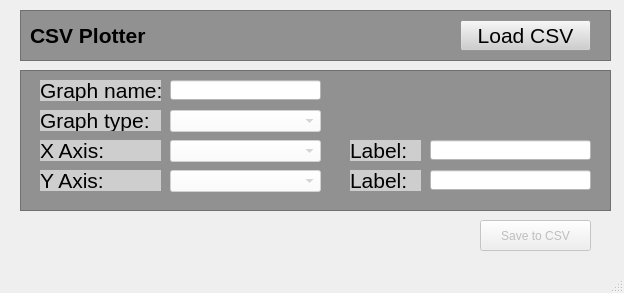
<?xml version="1.0" encoding="UTF-8"?>
<ui version="4.0">
 <class>MainWindow</class>
 <widget class="QMainWindow" name="MainWindow">
  <property name="geometry">
   <rect>
    <x>0</x>
    <y>0</y>
    <width>624</width>
    <height>293</height>
   </rect>
  </property>
  <property name="windowTitle">
   <string>CSV Plotter</string>
  </property>
  <widget class="QWidget" name="centralwidget">
   <widget class="QFrame" name="top_frame">
    <property name="geometry">
     <rect>
      <x>20</x>
      <y>10</y>
      <width>591</width>
      <height>51</height>
     </rect>
    </property>
    <property name="font">
     <font>
      <pointsize>16</pointsize>
      <weight>75</weight>
      <bold>true</bold>
     </font>
    </property>
    <property name="styleSheet">
     <string notr="true">background-color: rgb(145, 145, 145);</string>
    </property>
    <property name="frameShape">
     <enum>QFrame::StyledPanel</enum>
    </property>
    <property name="frameShadow">
     <enum>QFrame::Raised</enum>
    </property>
    <widget class="QLabel" name="top_label">
     <property name="geometry">
      <rect>
       <x>10</x>
       <y>10</y>
       <width>191</width>
       <height>31</height>
      </rect>
     </property>
     <property name="font">
      <font>
       <pointsize>16</pointsize>
       <weight>75</weight>
       <bold>true</bold>
      </font>
     </property>
     <property name="frameShape">
      <enum>QFrame::NoFrame</enum>
     </property>
     <property name="text">
      <string>CSV Plotter</string>
     </property>
    </widget>
    <widget class="QPushButton" name="load_csv_pushButton">
     <property name="geometry">
      <rect>
       <x>440</x>
       <y>10</y>
       <width>131</width>
       <height>31</height>
      </rect>
     </property>
     <property name="font">
      <font>
       <pointsize>16</pointsize>
      </font>
     </property>
     <property name="styleSheet">
      <string notr="true">background-color: rgb(206, 206, 206);</string>
     </property>
     <property name="text">
      <string>Load CSV</string>
     </property>
    </widget>
    <widget class="QLabel" name="loaded_csv_label">
     <property name="geometry">
      <rect>
       <x>160</x>
       <y>10</y>
       <width>281</width>
       <height>31</height>
      </rect>
     </property>
     <property name="font">
      <font>
       <pointsize>16</pointsize>
       <italic>true</italic>
      </font>
     </property>
     <property name="layoutDirection">
      <enum>Qt::LeftToRight</enum>
     </property>
     <property name="text">
      <string/>
     </property>
    </widget>
   </widget>
   <widget class="QFrame" name="bottom_frame">
    <property name="geometry">
     <rect>
      <x>20</x>
      <y>70</y>
      <width>591</width>
      <height>141</height>
     </rect>
    </property>
    <property name="font">
     <font>
      <pointsize>16</pointsize>
      <weight>75</weight>
      <bold>true</bold>
     </font>
    </property>
    <property name="styleSheet">
     <string notr="true">background-color: rgb(145, 145, 145);</string>
    </property>
    <property name="frameShape">
     <enum>QFrame::StyledPanel</enum>
    </property>
    <property name="frameShadow">
     <enum>QFrame::Raised</enum>
    </property>
    <widget class="QLabel" name="x_axis_selection_label">
     <property name="geometry">
      <rect>
       <x>20</x>
       <y>70</y>
       <width>121</width>
       <height>21</height>
      </rect>
     </property>
     <property name="font">
      <font>
       <pointsize>16</pointsize>
      </font>
     </property>
     <property name="styleSheet">
      <string notr="true">background-color: rgb(206, 206, 206);</string>
     </property>
     <property name="text">
      <string>X Axis:</string>
     </property>
    </widget>
    <widget class="QLabel" name="y_axis_selection_label">
     <property name="geometry">
      <rect>
       <x>20</x>
       <y>100</y>
       <width>121</width>
       <height>21</height>
      </rect>
     </property>
     <property name="font">
      <font>
       <pointsize>16</pointsize>
      </font>
     </property>
     <property name="styleSheet">
      <string notr="true">background-color: rgb(206, 206, 206);</string>
     </property>
     <property name="text">
      <string>Y Axis:</string>
     </property>
    </widget>
    <widget class="QLabel" name="x_axis_name_label">
     <property name="geometry">
      <rect>
       <x>330</x>
       <y>70</y>
       <width>71</width>
       <height>21</height>
      </rect>
     </property>
     <property name="font">
      <font>
       <pointsize>16</pointsize>
      </font>
     </property>
     <property name="styleSheet">
      <string notr="true">background-color: rgb(206, 206, 206);</string>
     </property>
     <property name="text">
      <string>Label:</string>
     </property>
    </widget>
    <widget class="QLabel" name="y_axis_name_label">
     <property name="geometry">
      <rect>
       <x>330</x>
       <y>100</y>
       <width>71</width>
       <height>21</height>
      </rect>
     </property>
     <property name="font">
      <font>
       <pointsize>16</pointsize>
      </font>
     </property>
     <property name="styleSheet">
      <string notr="true">background-color: rgb(206, 206, 206);</string>
     </property>
     <property name="text">
      <string>Label:</string>
     </property>
    </widget>
    <widget class="QComboBox" name="x_axis_comboBox">
     <property name="enabled">
      <bool>false</bool>
     </property>
     <property name="geometry">
      <rect>
       <x>150</x>
       <y>70</y>
       <width>151</width>
       <height>22</height>
      </rect>
     </property>
     <property name="styleSheet">
      <string notr="true">background-color: rgb(255, 255, 255);</string>
     </property>
    </widget>
    <widget class="QComboBox" name="y_axis_comboBox">
     <property name="enabled">
      <bool>false</bool>
     </property>
     <property name="geometry">
      <rect>
       <x>150</x>
       <y>100</y>
       <width>151</width>
       <height>22</height>
      </rect>
     </property>
     <property name="styleSheet">
      <string notr="true">background-color: rgb(255, 255, 255);</string>
     </property>
    </widget>
    <widget class="QLabel" name="graph__label">
     <property name="geometry">
      <rect>
       <x>20</x>
       <y>40</y>
       <width>121</width>
       <height>21</height>
      </rect>
     </property>
     <property name="font">
      <font>
       <pointsize>16</pointsize>
      </font>
     </property>
     <property name="styleSheet">
      <string notr="true">background-color: rgb(206, 206, 206);</string>
     </property>
     <property name="text">
      <string>Graph type:</string>
     </property>
    </widget>
    <widget class="QComboBox" name="graph_type_comboBox">
     <property name="enabled">
      <bool>false</bool>
     </property>
     <property name="geometry">
      <rect>
       <x>150</x>
       <y>40</y>
       <width>151</width>
       <height>22</height>
      </rect>
     </property>
     <property name="styleSheet">
      <string notr="true">background-color: rgb(255, 255, 255);</string>
     </property>
    </widget>
    <widget class="QLineEdit" name="x_axis_lineEdit">
     <property name="enabled">
      <bool>false</bool>
     </property>
     <property name="geometry">
      <rect>
       <x>410</x>
       <y>70</y>
       <width>161</width>
       <height>20</height>
      </rect>
     </property>
     <property name="styleSheet">
      <string notr="true">background-color: rgb(255, 255, 255);</string>
     </property>
    </widget>
    <widget class="QLineEdit" name="y_axis_lineEdit">
     <property name="enabled">
      <bool>false</bool>
     </property>
     <property name="geometry">
      <rect>
       <x>410</x>
       <y>100</y>
       <width>161</width>
       <height>20</height>
      </rect>
     </property>
     <property name="styleSheet">
      <string notr="true">background-color: rgb(255, 255, 255);</string>
     </property>
    </widget>
    <widget class="QLabel" name="graph_name_label">
     <property name="geometry">
      <rect>
       <x>20</x>
       <y>10</y>
       <width>121</width>
       <height>21</height>
      </rect>
     </property>
     <property name="font">
      <font>
       <pointsize>16</pointsize>
      </font>
     </property>
     <property name="styleSheet">
      <string notr="true">background-color: rgb(206, 206, 206);</string>
     </property>
     <property name="text">
      <string>Graph name:</string>
     </property>
    </widget>
    <widget class="QLineEdit" name="graph_name_lineEdit">
     <property name="enabled">
      <bool>false</bool>
     </property>
     <property name="geometry">
      <rect>
       <x>150</x>
       <y>10</y>
       <width>151</width>
       <height>20</height>
      </rect>
     </property>
     <property name="styleSheet">
      <string notr="true">background-color: rgb(255, 255, 255);</string>
     </property>
    </widget>
   </widget>
   <widget class="QPushButton" name="save_to_csvpushButton">
    <property name="enabled">
     <bool>false</bool>
    </property>
    <property name="geometry">
     <rect>
      <x>480</x>
      <y>220</y>
      <width>111</width>
      <height>31</height>
     </rect>
    </property>
    <property name="text">
     <string>Save to CSV</string>
    </property>
   </widget>
  </widget>
  <widget class="QMenuBar" name="menubar">
   <property name="geometry">
    <rect>
     <x>0</x>
     <y>0</y>
     <width>624</width>
     <height>21</height>
    </rect>
   </property>
  </widget>
  <widget class="QStatusBar" name="statusbar"/>
 </widget>
 <resources/>
 <connections/>
</ui>
